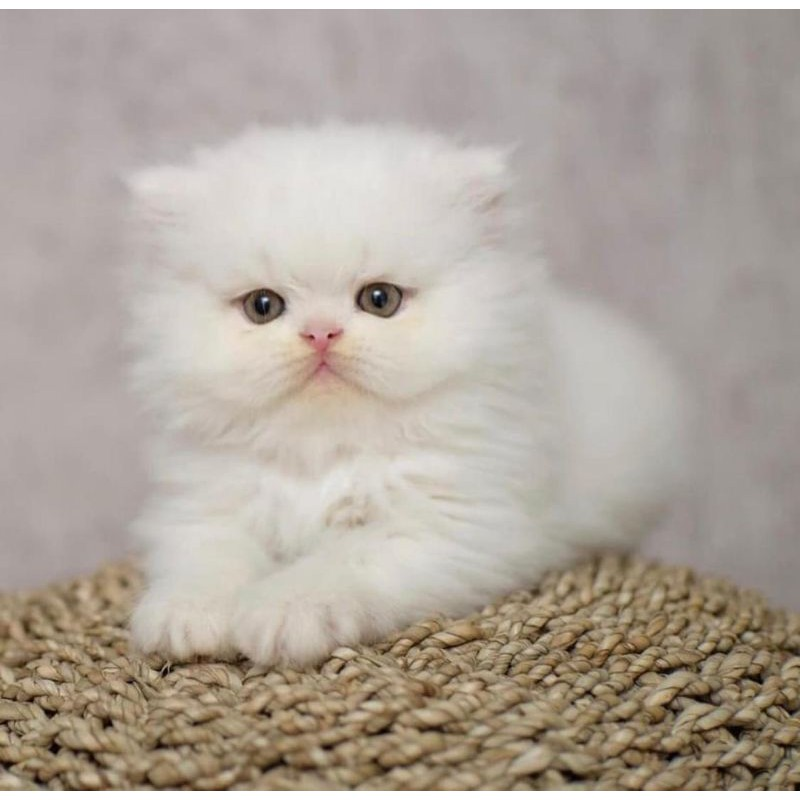
#> input picture image.jpeg, 800 x 800 px, found by its file name
$ python rotateing.py
#> lines starting #> are read from the running program, lines starting #| are printed output that depends on the picture
# import the Python Image
# processing Library
from PIL import Image

# Giving The Original image Directory
# Specified
Original_Image = Image.open("image.jpeg")
#> Original_Image is the input picture: PIL image 800x800 RGB; mean R, G, B 175.1, 165.3, 155.5

# Rotate Image By 180 Degree
rotated_image1 = Original_Image.rotate(180)
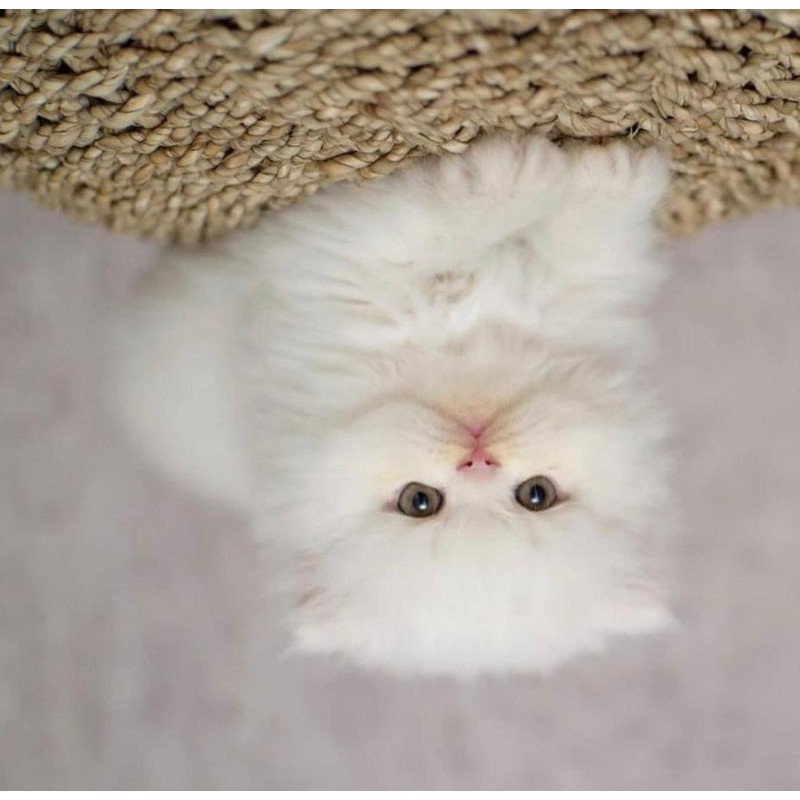
#> rotated_image1: PIL image 800x800 RGB; mean R, G, B 175.1, 165.3, 155.5

# This is Alternative Syntax To Rotate
# The Image
rotated_image2 = Original_Image.transpose(Image.ROTATE_90)
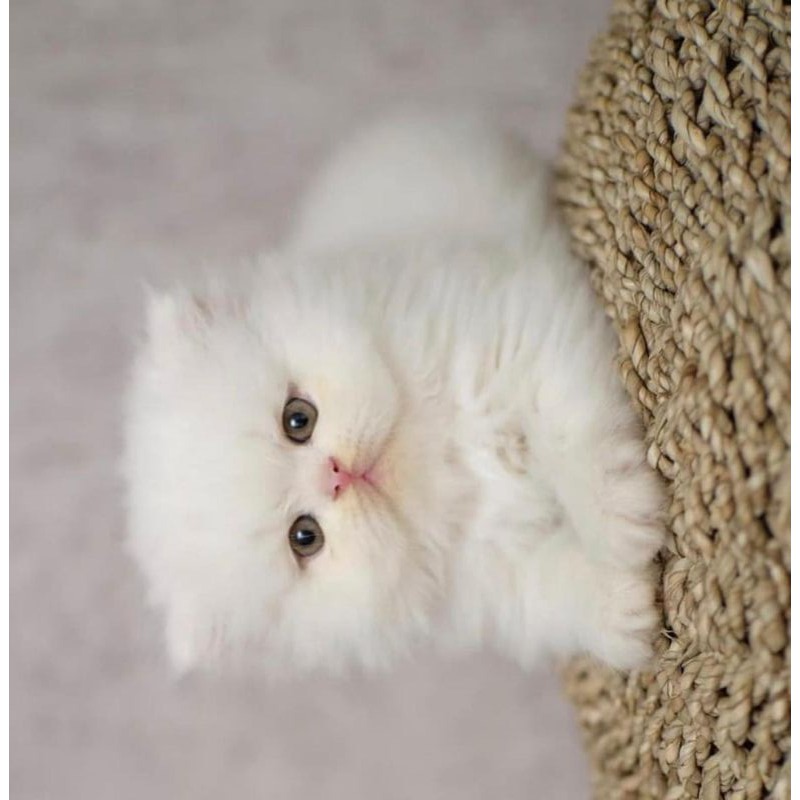
#> rotated_image2: PIL image 800x800 RGB; mean R, G, B 175.1, 165.3, 155.5

# This Will Rotate Image By 60 Degree
rotated_image3 = Original_Image.rotate(60)
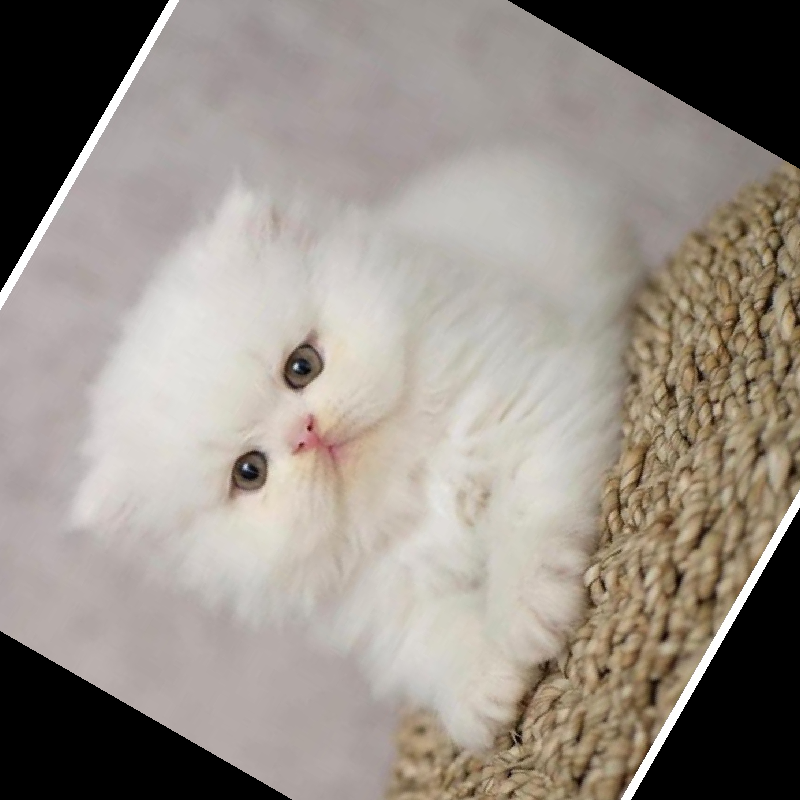
#> rotated_image3: PIL image 800x800 RGB; mean R, G, B 150.7, 142.7, 134.8

rotated_image1.save("output/rotate_180.png")
rotated_image2.save("output/rotate_90.png")
rotated_image3.save("output/rotate_60.png")

# rotated_image1.show()
# rotated_image2.show()
# rotated_image3.show()
